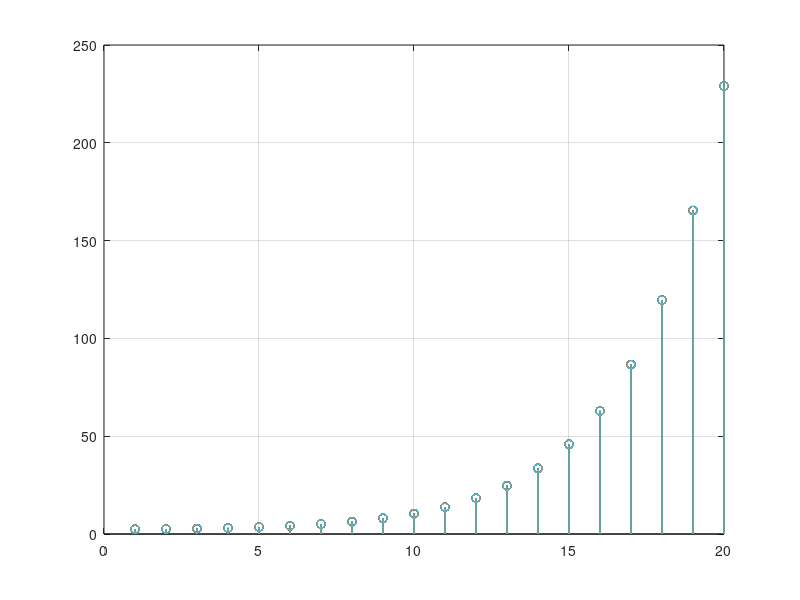

The MATLAB script that drew this image:
function bai0212 
%Given the above graph
%a. Determine the difference equation governing the above system.
%b. Let [a1i,a2i,e0i,e1i]=rand(1,4) for the ith DT system and c0=rand, using the impz to find the impulse response. To have the same results for all simulations of the students, the command rng(0) is suggested to create the default seed for the command rand.
clc;clear;close all;
rng(0) ; 
 a = rand(1,4) ; 
 b = rand(1,4) ;
 c = rand(1,4) ;
a11 = a(1) ; a21=a(2) ; e01 =a(3) ; e11= a(4);
a12 = b(1) ; a22 = b(2) ; e02=b(3) ; e12=b(4) ;
a13 = c(1) ; a23 = c(2) ; e03 = c(3) ;e13=c(4) ; 
C0 = rand ; 
num1 =[e01,e11,0] ; 
num2 =[e02,e12,0] ;
num3 =[e03,e13,0] ;
den1 =[1,-a11,-a21] ; 
den2 =[1,-a12,-a22] ;
den3 =[1,-a13,-a23] ;

%num = conv(conv(conv(C0,num1),num2),num3)+conv(conv(num1,den2),den3)+conv(conv(num2,den1),den3)+conv(conv(num3,den1),den2); 
%den = conv(conv(den1,den2),den3) ;
h1 = impz(num1,den1,20) ; 
h2 = impz(num2,den2,20) ; 
h3 = impz(num3,den3,20) ;
h = h1+h2+h3+C0*ones(1,20) ; 
figure(1) ; 
subplot(111) ;
stem(h) ; 
grid ; 